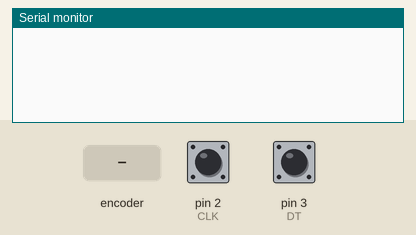
Bench run of a sketch on a simulated Arduino Uno, built with avr-gcc and run on an emulated ATmega328P. On the bench: the last lines printed to the serial monitor. The inputs (shaded band) are chosen by the test bench; at power-on: pin 2 (CLK) HIGH, pin 3 (DT) HIGH.

Above: at 1.2 s.
1.3 s: rotary encoder on pin 2 (CLK) / pin 3 (DT) turned 1 step (first pin leading)
At 1.8 s:
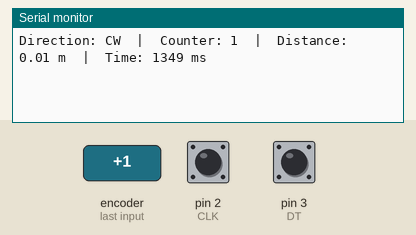
3.0 s: rotary encoder on pin 2 (CLK) / pin 3 (DT) turned 2 steps (second pin leading)
At 4.2 s:
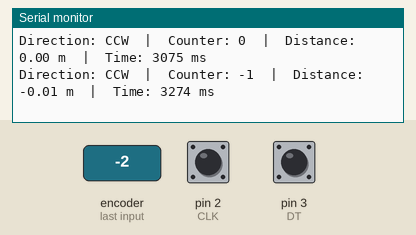

Measured:
- after the input at 1.3 s, the serial monitor: prints a new line after 0.05 s (image 1)
- after the input at 3.0 s, the serial monitor: prints a new line after 0.08 s (image 2)

The sketch:

Encoder.ino
```cpp
  #define CLK 2
  #define DT 3
  #define SW 4

  int counter = 0; // how many clicks there has been (+ for CW)
  int currentStateCLK;
  int lastStateCLK;
  String currentDir = "";
  const float pi = 3.14;
  const float R = 3.25; // the radius of the wheel
  const int N = 40; // how many clicks per one wheel rotation
  float distance = 0;
  float prevDistance = 0;
  unsigned long currTime = 0;
  unsigned long prevTime = 0;
  float currSpeed = 0;

 void setup() {

  // Set encoder pins as inputs
  pinMode(CLK, INPUT);
  pinMode(DT, INPUT);
  pinMode(SW, INPUT_PULLUP);

  // Setup Serial Monitor
  Serial.begin(9600);

  // Read the initial state of CLK
  lastStateCLK = digitalRead(CLK);
}

 void loop() {

  // Keeps track of the time passed
  currTime = millis();

   // Read the current state of CLK
   currentStateCLK = digitalRead(CLK);

   // If last and current state of CLK are different, then pulse occurred
   // React to only 1 state change to avoid double count
   if (currentStateCLK != lastStateCLK  && currentStateCLK == 1){

    // If the DT state is different than the CLK state then
    // the encoder is rotating CCW so decrement
    if (digitalRead(DT) != currentStateCLK) {
      counter ++;
      currentDir ="CW";
    } else {
      // Encoder is rotating CW so increment
      counter --;
      currentDir ="CCW";
    }

    Serial.print("Direction: ");
    Serial.print(currentDir);
    Serial.print("  |  Counter: ");
    Serial.print(counter);

    // Is the distance that has been traveled
    distance = ((2*pi*R)/N) * counter / 100;
    Serial.print("  |  Distance: ");
    Serial.print(distance);
    Serial.print(" m");

    // Prints the time passed
    Serial.print("  |  Time: ");
    Serial.print(currTime);
    Serial.println(" ms");

    // Is the speed of the car
    //currSpeed = distance / currTime; // TODO: take the difference
    //Serial.print("  |  Speed: ");
    //Serial.print(currSpeed);
    //Serial.println(" m/ms");
  }

  // sets the last state to the current state
  lastStateCLK = currentStateCLK;

  // a little delay
  delay(1);
}
```
